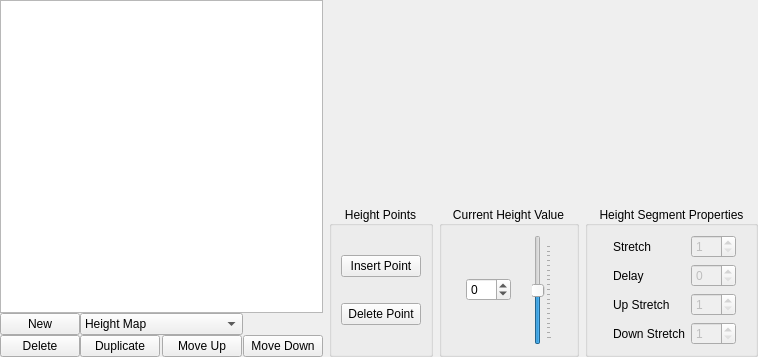
        <widget class="QWidget" name="heightPatterns">
         <attribute name="title">
          <string>Height Patterns</string>
         </attribute>
         <layout class="QHBoxLayout" name="horizontalLayout_5" stretch="0,0">
          <property name="spacing">
           <number>6</number>
          </property>
          <property name="leftMargin">
           <number>0</number>
          </property>
          <property name="topMargin">
           <number>0</number>
          </property>
          <property name="rightMargin">
           <number>0</number>
          </property>
          <property name="bottomMargin">
           <number>0</number>
          </property>
          <item>
           <layout class="QVBoxLayout" name="heightListViewLayout">
            <property name="spacing">
             <number>0</number>
            </property>
            <item>
             <widget class="QListView" name="heightListView"/>
            </item>
            <item>
             <layout class="QGridLayout" name="heightButtons">
              <property name="sizeConstraint">
               <enum>QLayout::SetDefaultConstraint</enum>
              </property>
              <item row="1" column="1">
               <widget class="QPushButton" name="heightDelete">
                <property name="sizePolicy">
                 <sizepolicy hsizetype="Fixed" vsizetype="Fixed">
                  <horstretch>0</horstretch>
                  <verstretch>0</verstretch>
                 </sizepolicy>
                </property>
                <property name="text">
                 <string>Delete</string>
                </property>
               </widget>
              </item>
              <item row="0" column="1">
               <widget class="QPushButton" name="heightNew">
                <property name="sizePolicy">
                 <sizepolicy hsizetype="Fixed" vsizetype="Fixed">
                  <horstretch>0</horstretch>
                  <verstretch>0</verstretch>
                 </sizepolicy>
                </property>
                <property name="text">
                 <string>New</string>
                </property>
               </widget>
              </item>
              <item row="1" column="3">
               <widget class="QPushButton" name="heightUp">
                <property name="sizePolicy">
                 <sizepolicy hsizetype="Fixed" vsizetype="Fixed">
                  <horstretch>0</horstretch>
                  <verstretch>0</verstretch>
                 </sizepolicy>
                </property>
                <property name="text">
                 <string>Move Up</string>
                </property>
               </widget>
              </item>
              <item row="1" column="4">
               <widget class="QPushButton" name="heightDown">
                <property name="sizePolicy">
                 <sizepolicy hsizetype="Fixed" vsizetype="Fixed">
                  <horstretch>0</horstretch>
                  <verstretch>0</verstretch>
                 </sizepolicy>
                </property>
                <property name="text">
                 <string>Move Down</string>
                </property>
               </widget>
              </item>
              <item row="0" column="2" colspan="2">
               <widget class="QComboBox" name="heightCombo">
                <item>
                 <property name="text">
                  <string>Height Map</string>
                 </property>
                </item>
                <item>
                 <property name="text">
                  <string>Horizon Hold (Curved)</string>
                 </property>
                </item>
                <item>
                 <property name="text">
                  <string>Horizon Hold (Straight)</string>
                 </property>
                </item>
                <item>
                 <property name="text">
                  <string>Horizon Hold (Curved 2)</string>
                 </property>
                </item>
                <item>
                 <property name="text">
                  <string>Horizon Change</string>
                 </property>
                </item>
               </widget>
              </item>
              <item row="1" column="2">
               <widget class="QPushButton" name="heightDupe">
                <property name="sizePolicy">
                 <sizepolicy hsizetype="Fixed" vsizetype="Fixed">
                  <horstretch>0</horstretch>
                  <verstretch>0</verstretch>
                 </sizepolicy>
                </property>
                <property name="text">
                 <string>Duplicate</string>
                </property>
               </widget>
              </item>
             </layout>
            </item>
           </layout>
          </item>
          <item>
           <layout class="QVBoxLayout" name="heightTreeRight">
            <item>
             <widget class="HeightWidget" name="heightWidget" native="true">
              <property name="sizePolicy">
               <sizepolicy hsizetype="MinimumExpanding" vsizetype="Preferred">
                <horstretch>1</horstretch>
                <verstretch>1</verstretch>
               </sizepolicy>
              </property>
              <property name="minimumSize">
               <size>
                <width>200</width>
                <height>200</height>
               </size>
              </property>
              <property name="maximumSize">
               <size>
                <width>1024</width>
                <height>1024</height>
               </size>
              </property>
             </widget>
            </item>
            <item>
             <layout class="QHBoxLayout" name="horizontalLayout_3" stretch="1,1,1">
              <item>
               <widget class="QGroupBox" name="heightPointsGroup">
                <property name="title">
                 <string>Height Points</string>
                </property>
                <property name="alignment">
                 <set>Qt::AlignCenter</set>
                </property>
                <layout class="QVBoxLayout" name="verticalLayout_2">
                 <item>
                  <widget class="QPushButton" name="buttonHPInsert">
                   <property name="text">
                    <string>Insert Point</string>
                   </property>
                  </widget>
                 </item>
                 <item>
                  <widget class="QPushButton" name="buttonHPDelete">
                   <property name="text">
                    <string>Delete Point</string>
                   </property>
                  </widget>
                 </item>
                </layout>
               </widget>
              </item>
              <item>
               <widget class="QGroupBox" name="heightValueGroup">
                <property name="enabled">
                 <bool>true</bool>
                </property>
                <property name="title">
                 <string>Current Height Value</string>
                </property>
                <property name="alignment">
                 <set>Qt::AlignCenter</set>
                </property>
                <layout class="QHBoxLayout" name="horizontalLayout_8">
                 <item>
                  <widget class="QSpinBox" name="spinHeightValue">
                   <property name="enabled">
                    <bool>true</bool>
                   </property>
                   <property name="maximumSize">
                    <size>
                     <width>45</width>
                     <height>16777215</height>
                    </size>
                   </property>
                   <property name="minimum">
                    <number>-99</number>
                   </property>
                   <property name="maximum">
                    <number>99</number>
                   </property>
                  </widget>
                 </item>
                 <item>
                  <widget class="QSlider" name="slideHeightValue">
                   <property name="enabled">
                    <bool>true</bool>
                   </property>
                   <property name="minimum">
                    <number>-99</number>
                   </property>
                   <property name="orientation">
                    <enum>Qt::Vertical</enum>
                   </property>
                   <property name="invertedAppearance">
                    <bool>false</bool>
                   </property>
                   <property name="invertedControls">
                    <bool>false</bool>
                   </property>
                   <property name="tickPosition">
                    <enum>QSlider::TicksBelow</enum>
                   </property>
                  </widget>
                 </item>
                </layout>
               </widget>
              </item>
              <item>
               <widget class="QGroupBox" name="heightPropGroup">
                <property name="enabled">
                 <bool>true</bool>
                </property>
                <property name="title">
                 <string>Height Segment Properties</string>
                </property>
                <property name="alignment">
                 <set>Qt::AlignCenter</set>
                </property>
                <layout class="QFormLayout" name="formLayout_5">
                 <property name="fieldGrowthPolicy">
                  <enum>QFormLayout::FieldsStayAtSizeHint</enum>
                 </property>
                 <property name="labelAlignment">
                  <set>Qt::AlignLeading|Qt::AlignLeft|Qt::AlignVCenter</set>
                 </property>
                 <property name="formAlignment">
                  <set>Qt::AlignHCenter|Qt::AlignTop</set>
                 </property>
                 <item row="4" column="1">
                  <widget class="QSpinBox" name="spinHeightDown">
                   <property name="enabled">
                    <bool>false</bool>
                   </property>
                   <property name="maximumSize">
                    <size>
                     <width>45</width>
                     <height>16777215</height>
                    </size>
                   </property>
                   <property name="minimum">
                    <number>1</number>
                   </property>
                   <property name="maximum">
                    <number>255</number>
                   </property>
                  </widget>
                 </item>
                 <item row="4" column="0">
                  <widget class="QLabel" name="label_2">
                   <property name="text">
                    <string>Up Stretch</string>
                   </property>
                  </widget>
                 </item>
                 <item row="0" column="0">
                  <widget class="QLabel" name="label_12">
                   <property name="text">
                    <string>Stretch</string>
                   </property>
                  </widget>
                 </item>
                 <item row="0" column="1">
                  <widget class="QSpinBox" name="spinHeightStretch">
                   <property name="enabled">
                    <bool>false</bool>
                   </property>
                   <property name="maximumSize">
                    <size>
                     <width>45</width>
                     <height>16777215</height>
                    </size>
                   </property>
                   <property name="minimum">
                    <number>1</number>
                   </property>
                   <property name="maximum">
                    <number>255</number>
                   </property>
                  </widget>
                 </item>
                 <item row="5" column="0">
                  <widget class="QLabel" name="label_13">
                   <property name="text">
                    <string>Down Stretch</string>
                   </property>
                  </widget>
                 </item>
                 <item row="5" column="1">
                  <widget class="QSpinBox" name="spinHeightUp">
                   <property name="enabled">
                    <bool>false</bool>
                   </property>
                   <property name="maximumSize">
                    <size>
                     <width>45</width>
                     <height>16777215</height>
                    </size>
                   </property>
                   <property name="minimum">
                    <number>1</number>
                   </property>
                   <property name="maximum">
                    <number>255</number>
                   </property>
                  </widget>
                 </item>
                 <item row="2" column="0">
                  <widget class="QLabel" name="label_14">
                   <property name="text">
                    <string>Delay</string>
                   </property>
                  </widget>
                 </item>
                 <item row="2" column="1">
                  <widget class="QSpinBox" name="spinHeightDelay">
                   <property name="enabled">
                    <bool>false</bool>
                   </property>
                   <property name="maximumSize">
                    <size>
                     <width>45</width>
                     <height>16777215</height>
                    </size>
                   </property>
                   <property name="maximum">
                    <number>4096</number>
                   </property>
                  </widget>
                 </item>
                </layout>
               </widget>
              </item>
             </layout>
            </item>
           </layout>
          </item>
         </layout>
        </widget>
